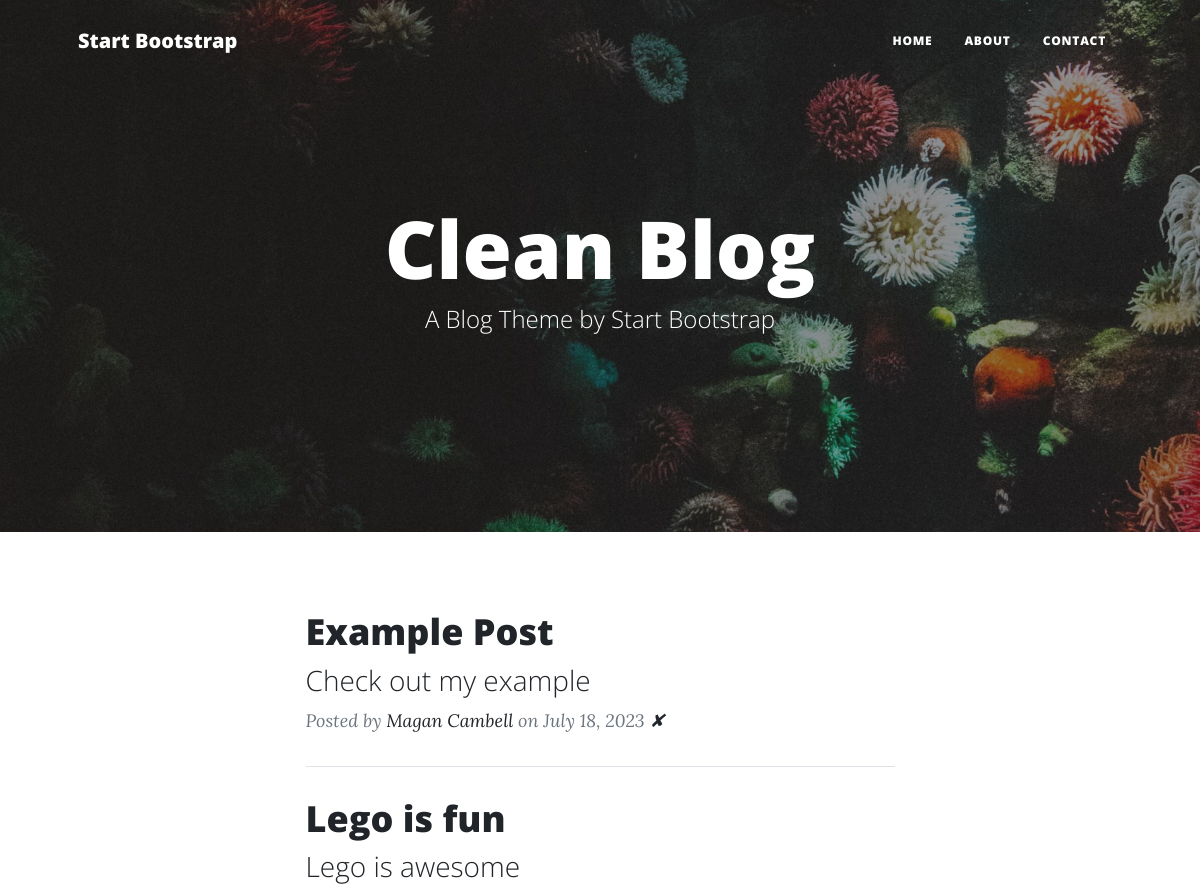
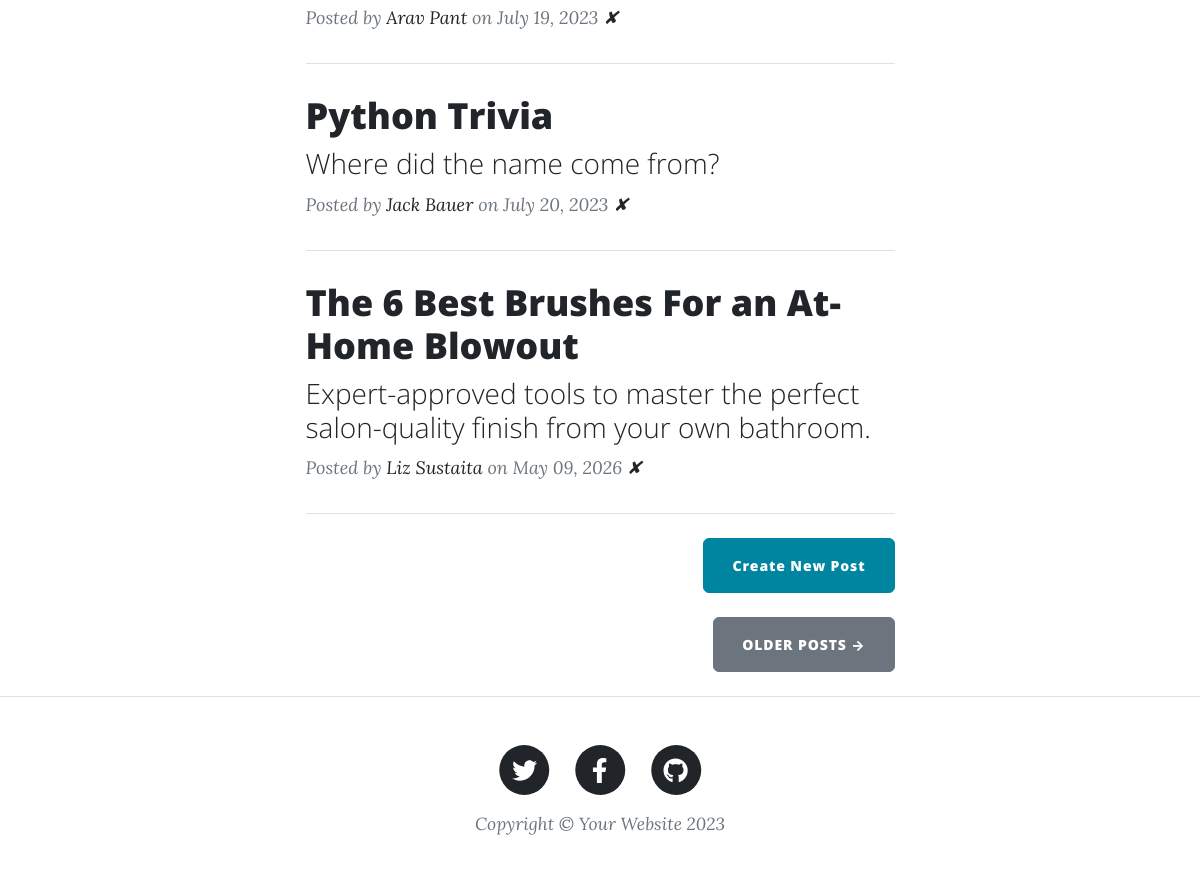
The page / on the database its author committed (2 pictures, top to bottom).
### main.py (models this page shows)
class BlogPost(db.Model):
    id: Mapped[int] = mapped_column(Integer, primary_key=True)
    title: Mapped[str] = mapped_column(String(250), unique=True, nullable=False)
    subtitle: Mapped[str] = mapped_column(String(250), nullable=False)
    date: Mapped[str] = mapped_column(String(250), nullable=False)
    body: Mapped[str] = mapped_column(Text, nullable=False)
    author: Mapped[str] = mapped_column(String(250), nullable=False)
    img_url: Mapped[str] = mapped_column(String(250), nullable=False)

### main.py (the view)
@app.route('/')
def get_all_posts():
    posts = db.session.execute(db.select(BlogPost)).scalars().all()
    return render_template("index.html", all_posts=posts)

### templates/index.html
{% include "header.html" %}
<header
  class="masthead"
  style="background-image: url('../static/assets/img/home-bg.jpg')"
>
  <div class="container position-relative px-4 px-lg-5">
    <div class="row gx-4 gx-lg-5 justify-content-center">
      <div class="col-md-10 col-lg-8 col-xl-7">
        <div class="site-heading">
          <h1>Clean Blog</h1>
          <span class="subheading">A Blog Theme by Start Bootstrap</span>
        </div>
      </div>
    </div>
  </div>
</header>
<div class="container px-4 px-lg-5">
  <div class="row gx-4 gx-lg-5 justify-content-center">
    <div class="col-md-10 col-lg-8 col-xl-7">
      {% for post in all_posts %}
      <div class="post-preview">
        <a href="{{ url_for('show_post', post_id=post.id) }}">
          <h2 class="post-title">{{ post.title }}</h2>
          <h3 class="post-subtitle">{{ post.subtitle }}</h3>
        </a>
        <p class="post-meta">
          Posted by
          <a href="#">{{post.author}}</a>
          on {{post.date}}
          <a href="{{ url_for('delete_post', post_id=post.id) }}" class="" >✘</a>
        </p>
      </div>
      <hr class="my-4" />
      {% endfor %}
      <div class="d-flex justify-content-end mb-4">
        <a
          class="btn btn-primary float-right"
          href="{{ url_for('add_new_post') }}"
          >Create New Post</a
        >
      </div>
      <div class="d-flex justify-content-end mb-4">
        <a class="btn btn-secondary text-uppercase" href="#!">Older Posts →</a>
      </div>
    </div>
  </div>
</div>
{% include "footer.html" %}

### templates/header.html (shortened to what this page needs)
<!DOCTYPE html>
<html lang="en">
  <head>
    {% block styles %}
    {{ bootstrap.load_css() }}
    <link
      href="{{ url_for('static', filename='css/styles.css') }}"
      rel="stylesheet"
    />
    {% endblock %}
  </head>
  <body>
    <nav class="navbar navbar-expand-lg navbar-light" id="mainNav">
      <div class="container px-4 px-lg-5">
        <a class="navbar-brand" href="/">Start Bootstrap</a>
        <div class="collapse navbar-collapse" id="navbarResponsive">
          <ul class="navbar-nav ms-auto py-4 py-lg-0">
            <li class="nav-item">
              <a
                class="nav-link px-lg-3 py-3 py-lg-4"
                href="{{ url_for('get_all_posts') }}"
                >Home</a
              >
            </li>
            <li class="nav-item">
              <a
                class="nav-link px-lg-3 py-3 py-lg-4"
                href="{{ url_for('about') }}"
                >About</a
              >
            </li>
            <li class="nav-item">
              <a
                class="nav-link px-lg-3 py-3 py-lg-4"
                href="{{ url_for('contact') }}"
                >Contact</a
              >
            </li>
          </ul>
        </div>
      </div>
    </nav>

### templates/footer.html (shortened to what this page needs)
        <footer class="border-top">
          <div class="container px-4 px-lg-5">
              <div class="row gx-4 gx-lg-5 justify-content-center">
                  <div class="col-md-10 col-lg-8 col-xl-7">
                      <ul class="list-inline text-center">
                          <li class="list-inline-item">
                              <a href="#!">
                                  <span class="fa-stack fa-lg">
                                      <i class="fas fa-circle fa-stack-2x"></i>
                                      <i class="fab fa-twitter fa-stack-1x fa-inverse"></i>
                                  </span>
                              </a>
                          </li>
                          <li class="list-inline-item">
                              <a href="#!">
                                  <span class="fa-stack fa-lg">
                                      <i class="fas fa-circle fa-stack-2x"></i>
                                      <i class="fab fa-facebook-f fa-stack-1x fa-inverse"></i>
                                  </span>
                              </a>
                          </li>
                          <li class="list-inline-item">
                              <a href="#!">
                                  <span class="fa-stack fa-lg">
                                      <i class="fas fa-circle fa-stack-2x"></i>
                                      <i class="fab fa-github fa-stack-1x fa-inverse"></i>
                                  </span>
                              </a>
                          </li>
                      </ul>
                      <div class="small text-center text-muted fst-italic">Copyright &copy; Your Website 2023</div>
                  </div>
              </div>
          </div>
      </footer>
  </body>
</html>

### rows shown on the page
BlogPost: title "Example Post", subtitle "Check out my example", author "Magan Cambell", date "July 18, 2023"
BlogPost: title "Lego is fun", subtitle "Lego is awesome", author "Arav Pant", date "July 19, 2023"
BlogPost: title "Python Trivia", subtitle "Where did the name come from?", author "Jack Bauer", date "July 20, 2023"
BlogPost: title "The 6 Best Brushes For an At-Home Blowout", subtitle "Expert-approved tools to master the perfect salon-quality finish from your own bathroom.", author "Liz Sustaita", date "May 09, 2026"
